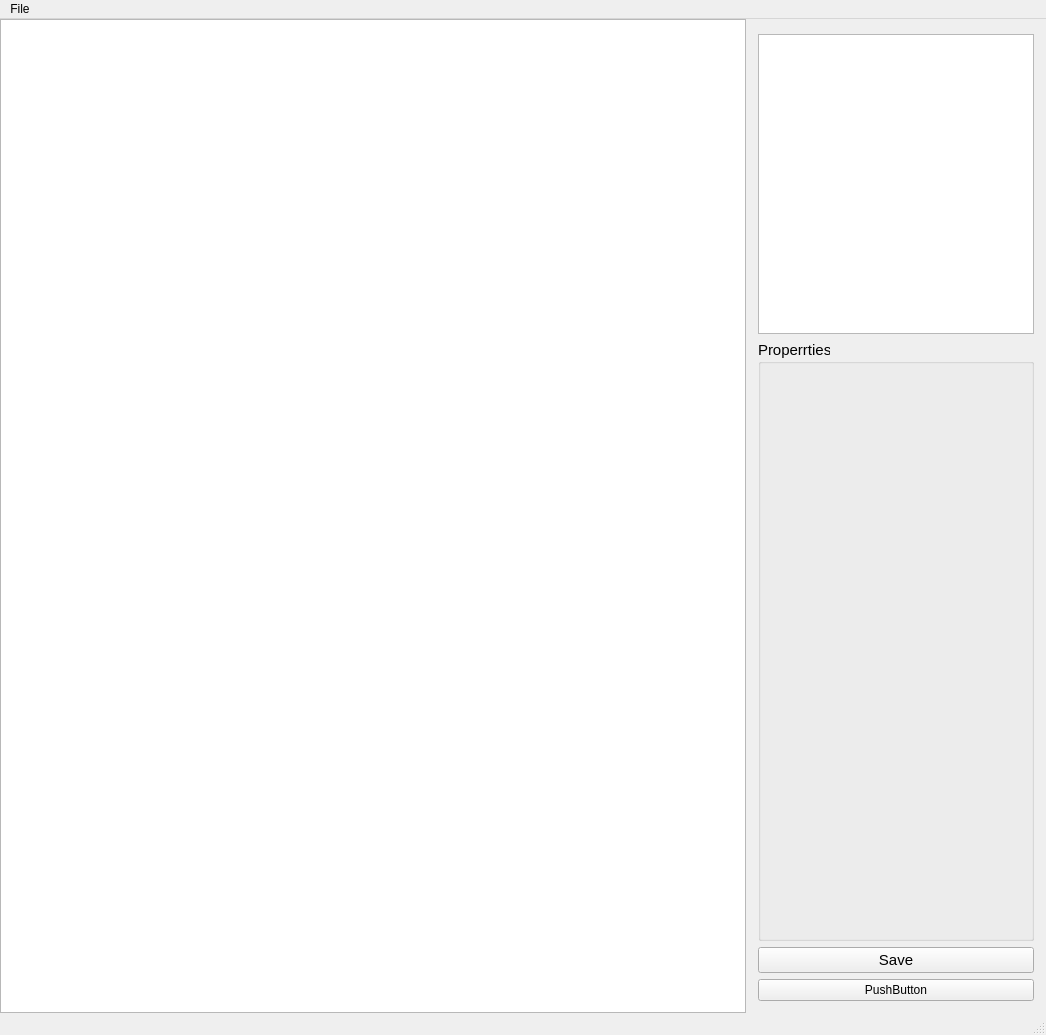
<?xml version="1.0" encoding="UTF-8"?>
<ui version="4.0">
 <class>PhotoEditorWindow</class>
 <widget class="QMainWindow" name="PhotoEditorWindow">
  <property name="geometry">
   <rect>
    <x>0</x>
    <y>0</y>
    <width>1046</width>
    <height>1035</height>
   </rect>
  </property>
  <property name="windowTitle">
   <string>PhotoEditorWindow</string>
  </property>
  <widget class="QWidget" name="centralwidget">
   <layout class="QHBoxLayout" name="horizontalLayout">
    <property name="spacing">
     <number>0</number>
    </property>
    <property name="leftMargin">
     <number>0</number>
    </property>
    <property name="topMargin">
     <number>0</number>
    </property>
    <property name="rightMargin">
     <number>0</number>
    </property>
    <property name="bottomMargin">
     <number>0</number>
    </property>
    <item>
     <widget class="QGraphicsView" name="mainGraphView">
      <property name="font">
       <font>
        <pointsize>11</pointsize>
       </font>
      </property>
     </widget>
    </item>
    <item>
     <widget class="QGroupBox" name="gbLeft">
      <property name="minimumSize">
       <size>
        <width>300</width>
        <height>0</height>
       </size>
      </property>
      <property name="maximumSize">
       <size>
        <width>300</width>
        <height>16777215</height>
       </size>
      </property>
      <property name="font">
       <font>
        <pointsize>11</pointsize>
       </font>
      </property>
      <property name="styleSheet">
       <string notr="true">#gbLeft { 
	border: 0; 
}</string>
      </property>
      <property name="title">
       <string/>
      </property>
      <property name="flat">
       <bool>true</bool>
      </property>
      <layout class="QVBoxLayout" name="verticalLayout">
       <item>
        <widget class="QListWidget" name="listWidget">
         <property name="maximumSize">
          <size>
           <width>300</width>
           <height>300</height>
          </size>
         </property>
         <property name="font">
          <font>
           <pointsize>11</pointsize>
          </font>
         </property>
         <property name="focusPolicy">
          <enum>Qt::StrongFocus</enum>
         </property>
         <property name="editTriggers">
          <set>QAbstractItemView::DoubleClicked</set>
         </property>
         <property name="selectionMode">
          <enum>QAbstractItemView::SingleSelection</enum>
         </property>
         <property name="iconSize">
          <size>
           <width>40</width>
           <height>40</height>
          </size>
         </property>
         <property name="isWrapping" stdset="0">
          <bool>false</bool>
         </property>
         <property name="viewMode">
          <enum>QListView::ListMode</enum>
         </property>
         <property name="selectionRectVisible">
          <bool>false</bool>
         </property>
        </widget>
       </item>
       <item>
        <widget class="QGroupBox" name="groupBox">
         <property name="maximumSize">
          <size>
           <width>300</width>
           <height>16777215</height>
          </size>
         </property>
         <property name="font">
          <font>
           <pointsize>11</pointsize>
          </font>
         </property>
         <property name="title">
          <string>Properrties</string>
         </property>
        </widget>
       </item>
       <item>
        <widget class="QPushButton" name="pushButton">
         <property name="font">
          <font>
           <pointsize>11</pointsize>
          </font>
         </property>
         <property name="text">
          <string>Save</string>
         </property>
        </widget>
       </item>
       <item>
        <widget class="QPushButton" name="pushButton_2">
         <property name="text">
          <string>PushButton</string>
         </property>
        </widget>
       </item>
      </layout>
     </widget>
    </item>
   </layout>
  </widget>
  <widget class="QMenuBar" name="menubar">
   <property name="geometry">
    <rect>
     <x>0</x>
     <y>0</y>
     <width>1046</width>
     <height>21</height>
    </rect>
   </property>
   <widget class="QMenu" name="menuFile">
    <property name="title">
     <string>File</string>
    </property>
    <addaction name="actionCreateFile"/>
   </widget>
   <addaction name="menuFile"/>
  </widget>
  <widget class="QStatusBar" name="statusbar"/>
  <action name="actionCreateFile">
   <property name="icon">
    <iconset>
     <normaloff>.</normaloff>.</iconset>
   </property>
   <property name="text">
    <string>Create</string>
   </property>
   <property name="toolTip">
    <string>Create</string>
   </property>
   <property name="shortcut">
    <string>Ctrl+N</string>
   </property>
  </action>
 </widget>
 <resources/>
 <connections/>
</ui>
